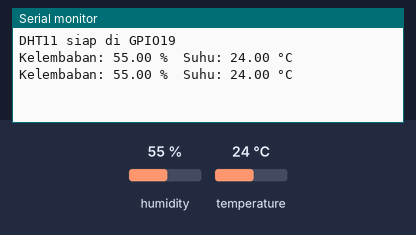
This sketch was run on a simulated Arduino Uno, built with avr-gcc and run on an emulated ATmega328P. On the bench: the last lines printed to the serial monitor. The test bench sets the inputs (shaded band); at power-on: humidity 55 %, temperature 24 °C.

Above: at 2.8 s.
2.9 s: humidity set to 22 %
At 4.8 s:
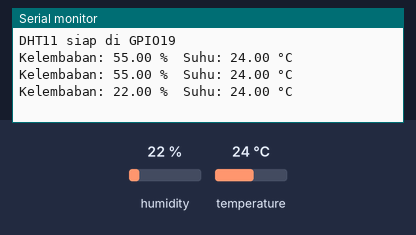
5.6 s: temperature set to 12 °C
At 7.2 s:
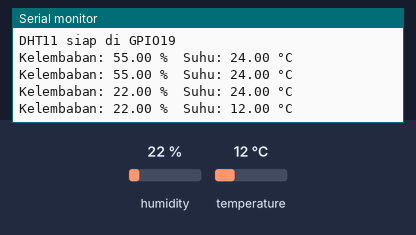
8.3 s: humidity set to 40 %
At 10.9 s:
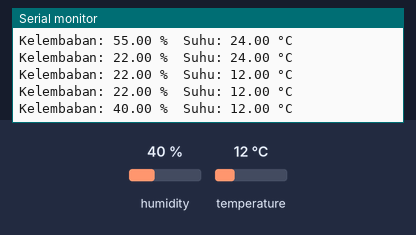
Timing chart, 0 to 12.4 s (numbered marks = the images above; inputs shaded):
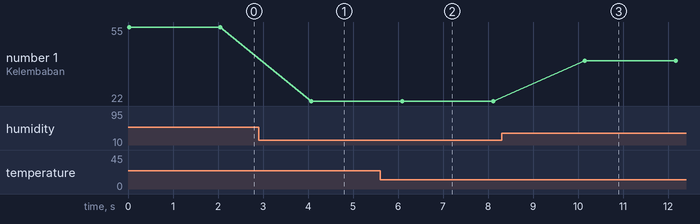

The sketch:

DHT11.ino
```cpp
#include "DHT.h"

#define DHTPIN 19       // Pin DHT11
#define DHTTYPE DHT11   // Sensor tipe DHT11

DHT dht(DHTPIN, DHTTYPE);

void setup() {
  Serial.begin(115200);
  dht.begin();
  Serial.println("DHT11 siap di GPIO19");
}

void loop() {
  // Baca suhu dan kelembaban
  float h = dht.readHumidity();
  float t = dht.readTemperature(); // default Celcius

  // Cek apakah pembacaan berhasil
  if (isnan(h) || isnan(t)) {
    Serial.println("Gagal membaca sensor DHT11!");
  } else {
    Serial.print("Kelembaban: ");
    Serial.print(h);
    Serial.print(" %\t");
    Serial.print("Suhu: ");
    Serial.print(t);
    Serial.println(" °C");
  }

  delay(2000); // baca setiap 2 detik
}
```

Measured:
- after the input at 2.9 s, the serial monitor: prints a new line after 1.2 s (image 1)
- after the input at 5.6 s, the serial monitor: prints a new line after 0.50 s (image 2)
- after the input at 8.3 s, the serial monitor: prints a new line after 1.8 s (image 3)
- plotted number 1: 55 → 22 after the input at 2.9 s, 22 → 40 after the input at 8.3 s
